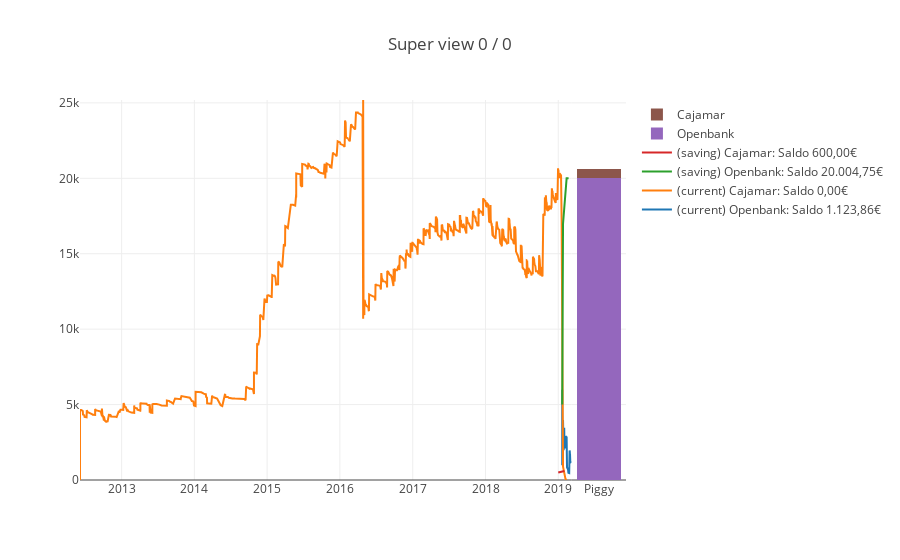
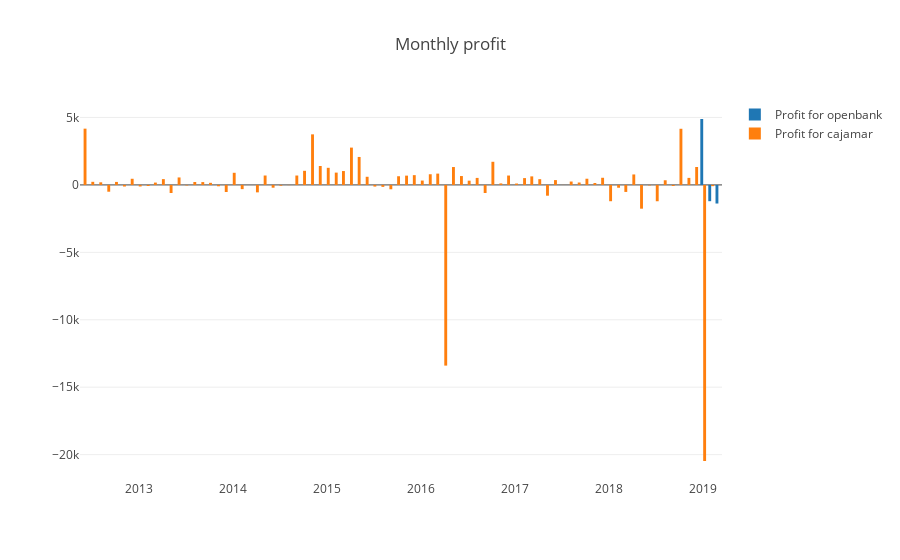

The code cell stored with these charts, in order, in its notebook:
### Markdown cell above
### Main

### Code cell
bankdata = loadDataFiles() # Load files
(minDate, maxDate) = getIntervalDates(bankdata) # Get dates interval
bankdata = fillEmpty(bankdata) # Fill missing data with the same value

plot_super_view(bankdata, minDate, maxDate)
plot_profit(bankdata)
